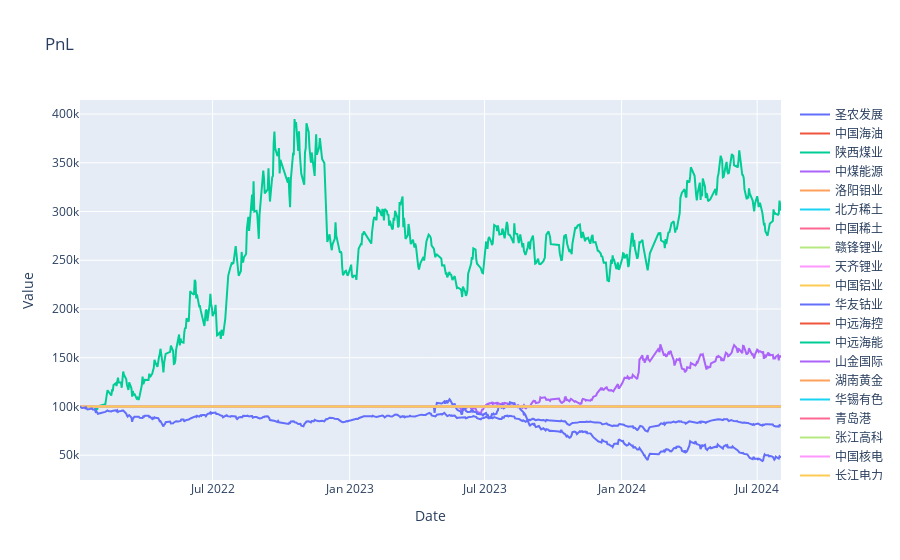

Write notebook code for a chart like this one.
### Code cell
import pandas as pd
import yfinance as yf
import numpy as np
import pandas_ta as ta
import matplotlib.pyplot as plt
from matplotlib import rcParams
import plotly.graph_objects as go
from plotly.subplots import make_subplots
# import ace_tools as tools; 

# 配置中文字体
plt.rcParams['font.family'] = 'Heiti TC'

# plt.rcParams['font.family'] = 'Times New Roman'
plt.rcParams['figure.dpi'] = 150
plt.rcParams.update({'font.size': 12})

def read_excel(file_path):
    return pd.read_excel(file_path, sheet_name='Test')

def get_stock_data(stock_symbols, start_date, end_date):
    stock_data = {}
    for symbol in stock_symbols:
        stock_data[symbol] = yf.download(symbol, start=start_date, end=end_date)
    return stock_data

def get_stock_price(stock_symbols, start_date, end_date):
    stock_data = {}
    for symbol in stock_symbols:
        stock_data[symbol] = yf.download(symbol, start=start_date, end=end_date)['Adj Close']
    return pd.DataFrame(stock_data)

# 计算移动平均和标准差
def calculate_moving_average_and_std(stock_data, window):
    stock_data['Moving_Avg'] = stock_data['Adj Close'].rolling(window=window).mean()
    stock_data['Moving_Std'] = stock_data['Adj Close'].rolling(window=window).std()
    return stock_data

# Calculate technical indicators
def calculate_technical_indicators(stock_data):
    # 计算MACD
    macd = ta.macd(stock_data['Adj Close'])
    stock_data['MACD'] = macd['MACD_12_26_9']
    stock_data['MACD_signal'] = macd['MACDs_12_26_9']
    
    # 计算布林带
    bbands = ta.bbands(stock_data['Adj Close'])
    stock_data['BB_upper'] = bbands['BBU_5_2.0']
    stock_data['BB_middle'] = bbands['BBM_5_2.0']
    stock_data['BB_lower'] = bbands['BBL_5_2.0']
    
    return stock_data


# 生成交易信号
def generate_trading_signals(stock_data, window, threshold):
    stock_data = calculate_moving_average_and_std(stock_data, window)
    stock_data['Z_Score'] = (stock_data['Adj Close'] - stock_data['Moving_Avg']) / stock_data['Moving_Std']
    stock_data['Buy_Signal'] = np.where(stock_data['Z_Score'] < -threshold, 1, 0)
    stock_data['Sell_Signal'] = np.where(stock_data['Z_Score'] > threshold, 1, 0)
    return stock_data

from sklearn.ensemble import RandomForestClassifier

def generate_ml_trading_signals(stock_data, window, threshold):
    stock_data = calculate_moving_average_and_std(stock_data, window)
    stock_data['Z_Score'] = (stock_data['Adj Close'] - stock_data['Moving_Avg']) / stock_data['Moving_Std']
    
    # 计算其他技术指标
    stock_data = calculate_technical_indicators(stock_data)
    
    # 准备训练数据
    features = ['Z_Score', 'MACD', 'MACD_signal', 'BB_upper', 'BB_middle', 'BB_lower']
    stock_data.dropna(inplace=True)  # 移除缺失值
    X = stock_data[features]
    y = np.where(stock_data['Z_Score'] > threshold, 1, np.where(stock_data['Z_Score'] < -threshold, -1, 0))
    
    # 训练模型
    model = RandomForestClassifier()
    model.fit(X, y)
    
    # 生成交易信号
    stock_data['Predicted_Signal'] = model.predict(X)
    stock_data['Buy_Signal'] = np.where(stock_data['Predicted_Signal'] == -1, 1, 0)
    stock_data['Sell_Signal'] = np.where(stock_data['Predicted_Signal'] == 1, 1, 0)
    
    return stock_data


# Summarize results
def summarize_results(stock_symbols, stock_names, final_capitals, portfolio_values):
    results = []
    for symbol, name in zip(stock_symbols, stock_names):
        final_value = final_capitals[symbol]
        returns = np.diff(portfolio_values[symbol]) / portfolio_values[symbol][:-1]
        sharpe = np.mean(returns) / np.std(returns) * np.sqrt(252)  # Assuming daily returns, annualize Sharpe ratio
        drawdown = np.min(portfolio_values[symbol] / np.maximum.accumulate(portfolio_values[symbol])) - 1
        results.append([symbol, name, final_value, sharpe, returns.sum(), drawdown])
    
    summary_df = pd.DataFrame(results, columns=['Stock Symbol', 'Stock Name', 'Final Value', 'Sharpe Ratio', 'Total Return', 'Drawdown'])
    summary_df = summary_df.sort_values(by='Sharpe Ratio', ascending=False)
    return summary_df

# Visualize individual PnL and buy/sell points
def plot_individual_pnl_and_signals(stock_data, stock_symbols, stock_names, portfolio_values):
    for symbol, name in zip(stock_symbols, stock_names):
        fig = make_subplots(rows=2, cols=1, shared_xaxes=True, vertical_spacing=0.1)

        # Plot portfolio value
        fig.add_trace(go.Scatter(x=stock_data[symbol].index, y=portfolio_values[symbol], mode='lines', name='Portfolio Value'), row=1, col=1)
        
        # Plot stock price with buy/sell signals
        fig.add_trace(go.Scatter(x=stock_data[symbol].index, y=stock_data[symbol]['Adj Close'], mode='lines', name='Stock Price'), row=2, col=1)
        fig.add_trace(go.Scatter(x=stock_data[symbol][stock_data[symbol]['Buy_Signal'] == 1].index, 
                                 y=stock_data[symbol]['Adj Close'][stock_data[symbol]['Buy_Signal'] == 1], 
                                 mode='markers', marker=dict(symbol='triangle-up', color='green', size=10), name='Buy Signal'), row=2, col=1)
        fig.add_trace(go.Scatter(x=stock_data[symbol][stock_data[symbol]['Sell_Signal'] == 1].index, 
                                 y=stock_data[symbol]['Adj Close'][stock_data[symbol]['Sell_Signal'] == 1], 
                                 mode='markers', marker=dict(symbol='triangle-down', color='red', size=10), name='Sell Signal'), row=2, col=1)
        
        fig.update_layout(title=f'{name} ({symbol})', xaxis_title='Date', yaxis_title='Value')
        fig.show()

def backtest_strategy(stock_data, initial_capital, transaction_cost, rebalance_period):
    capital = initial_capital
    position = 0
    cash = capital
    portfolio_value = []
    buy_price = 0
    days = 0

    for index, row in stock_data.iterrows():
        if days % rebalance_period == 0:
            # If there is a buy signal and no current position
            if row['Buy_Signal'] == 1 and position == 0:
                position = cash / (row['Adj Close'] * (1 + transaction_cost))
                buy_price = row['Adj Close']
                cash = 0
            # If there is a sell signal and we have a position
            elif row['Sell_Signal'] == 1 and position > 0:
                cash = position * (row['Adj Close'] * (1 - transaction_cost))
                position = 0
        # Calculate daily portfolio value
        daily_portfolio_value = cash + position * row['Adj Close']
        portfolio_value.append(daily_portfolio_value)
        days += 1

    # Final portfolio value
    final_value = portfolio_value[-1]
    return final_value, portfolio_value

# 网格搜索参数空间
param_grid = {
    'window': [10, 20, 30, 40],
    'threshold': [1.0, 1.5, 2.0, 2.5],
    'rebalance_period': [1, 3, 5, 7, 10],
}

# 定义评分函数
def score_function(params):
    window = params['window']
    threshold = params['threshold']
    rebalance_period = params['rebalance_period']
    
    total_final_capital = 0
    for symbol in stock_symbols:
        # stock_data[symbol] = generate_trading_signals(stock_data[symbol], window, threshold)
        stock_data[symbol] = generate_ml_trading_signals(stock_data[symbol], window, threshold)
        final_capital, _ = backtest_strategy(stock_data[symbol], initial_capital, transaction_cost, rebalance_period)
        total_final_capital += final_capital
    
    return total_final_capital

def plot_portfolio_values(portfolio_values, stock_symbols, stock_names):
    plt.figure(figsize=(14, 7))
    for symbol, name in zip(stock_symbols, stock_names):
        plt.plot(portfolio_values[symbol], label=name)
    plt.title('Portfolio Value Over Time')
    plt.xlabel('Days')
    plt.ylabel('Portfolio Value')
    plt.legend(loc='upper left', bbox_to_anchor=(1, 1), ncol=1)
    plt.grid(True)
    plt.show()


# 读取Excel文件
df = pd.read_excel('Stocks.xlsx', sheet_name='Watchlist')

# 获取股票代码列表
stock_symbols = df['Stock Symbol'].tolist()
stock_names = df['Stock Name'].tolist()

# 定义时间范围
start_date = '2022-01-01'
end_date = '2024-08-05'

# 获取历史价格数据
stock_data = get_stock_data(stock_symbols, start_date, end_date)

# 设置参数
initial_capital = 100000
window = 10
threshold = 2.5
transaction_cost = 0.005  # 假设交易成本为0.5%
rebalance_period = 7  # 调仓周期为3天

# 获取上证指数数据
SSINDX = yf.download('000001.SS', start=start_date, end=end_date)
# 计算上证指数的PnL
SSINDX['Index_PnL'] = (SSINDX['Adj Close'] / SSINDX['Adj Close'].iloc[0]) * initial_capital

# 回测策略
final_capitals = {}
portfolio_values = {}

for symbol in stock_symbols:
    # 网格搜索
    # best_score = -np.inf
    # best_params = None

    # for window in param_grid['window']:
    #     for threshold in param_grid['threshold']:
    #         for rebalance_period in param_grid['rebalance_period']:
    #             params = {
    #                 'window': window,
    #                 'threshold': threshold,
    #                 'rebalance_period': rebalance_period,
    #             }
    #             score = score_function(params)
    #             if score > best_score:
    #                 best_score = score
    #                 best_params = params
    # print(f"{symbol} Best Parameters:", best_params)
    # window = best_params['window']
    # threshold = best_params['threshold']
    # rebalance_period = best_params['rebalance_period']
    
    stock_data[symbol] = generate_trading_signals(stock_data[symbol], window, threshold)
    # stock_data[symbol] = generate_ml_trading_signals(stock_data[symbol], window, threshold)
    final_capital, portfolio_value = backtest_strategy(stock_data[symbol], initial_capital, transaction_cost, rebalance_period)
    final_capitals[symbol] = final_capital
    portfolio_values[symbol] = portfolio_value

# 可视化回测结果
def plot_portfolio_values(portfolio_values, stock_symbols, stock_names, SSINDX):
    fig = make_subplots(rows=1, cols=1)
    
    
    for symbol, name in zip(stock_symbols, stock_names):
        fig.add_trace(go.Scatter(x=SSINDX.index, y=portfolio_values[symbol], mode='lines', name=name))
    
    # 添加上证指数作为参考值
    fig.add_trace(go.Scatter(x=SSINDX.index, y=SSINDX['Index_PnL'], mode='lines', name='上证指数'))

    fig.update_layout(title='PnL', xaxis_title='Date', yaxis_title='Value')
    fig.show()

plot_portfolio_values(portfolio_values, stock_symbols, stock_names, SSINDX)

# Summarize results
summary_df = summarize_results(stock_symbols, stock_names, final_capitals, portfolio_values)

# Visualize individual PnL and buy/sell points
# plot_individual_pnl_and_signals(stock_data, stock_symbols, stock_names, portfolio_values)

### Figure 1 — Plotly figure (JSON) as saved in the notebook; plotly's stock layout.template omitted (floating-point values rounded to 4 significant figures; data arrays with more than 128 entries replaced by an {"elided": "..."} marker saying what was removed)
{"data": [{"mode": "lines", "name": "圣农发展", "type": "scatter", "x": {"elided": "626 str values"}, "y": {"elided": "626 int values"}}, {"mode": "lines", "name": "中国海油", "type": "scatter", "x": {"elided": "626 str values"}, "y": {"elided": "556 int values"}}, {"mode": "lines", "name": "陕西煤业", "type": "scatter", "x": {"elided": "626 str values"}, "y": {"elided": "626 int values"}}, {"mode": "lines", "name": "中煤能源", "type": "scatter", "x": {"elided": "626 str values"}, "y": {"elided": "626 float values"}}, {"mode": "lines", "name": "洛阳钼业", "type": "scatter", "x": {"elided": "626 str values"}, "y": {"elided": "626 int values"}}, {"mode": "lines", "name": "北方稀土", "type": "scatter", "x": {"elided": "626 str values"}, "y": {"elided": "626 int values"}}, {"mode": "lines", "name": "中国稀土", "type": "scatter", "x": {"elided": "626 str values"}, "y": {"elided": "626 int values"}}, {"mode": "lines", "name": "赣锋锂业", "type": "scatter", "x": {"elided": "626 str values"}, "y": {"elided": "626 int values"}}, {"mode": "lines", "name": "天齐锂业", "type": "scatter", "x": {"elided": "626 str values"}, "y": {"elided": "626 int values"}}, {"mode": "lines", "name": "中国铝业", "type": "scatter", "x": {"elided": "626 str values"}, "y": {"elided": "626 int values"}}, {"mode": "lines", "name": "华友钴业", "type": "scatter", "x": {"elided": "626 str values"}, "y": {"elided": "626 float values"}}, {"mode": "lines", "name": "中远海控", "type": "scatter", "x": {"elided": "626 str values"}, "y": {"elided": "626 int values"}}, {"mode": "lines", "name": "中远海能", "type": "scatter", "x": {"elided": "626 str values"}, "y": {"elided": "626 float values"}}, {"mode": "lines", "name": "山金国际", "type": "scatter", "x": {"elided": "626 str values"}, "y": {"elided": "626 int values"}}, {"mode": "lines", "name": "湖南黄金", "type": "scatter", "x": {"elided": "626 str values"}, "y": {"elided": "626 int values"}}, {"mode": "lines", "name": "华锡有色", "type": "scatter", "x": {"elided": "626 str values"}, "y": {"elided": "626 int values"}}, {"mode": "lines", "name": "青岛港", "type": "scatter", "x": {"elided": "626 str values"}, "y": {"elided": "626 int values"}}, {"mode": "lines", "name": "张江高科", "type": "scatter", "x": {"elided": "626 str values"}, "y": {"elided": "626 int values"}}, {"mode": "lines", "name": "中国核电", "type": "scatter", "x": {"elided": "626 str values"}, "y": {"elided": "626 int values"}}, {"mode": "lines", "name": "长江电力", "type": "scatter", "x": {"elided": "626 str values"}, "y": {"elided": "626 int values"}}, {"mode": "lines", "name": "上证指数", "type": "scatter", "x": {"elided": "626 str values"}, "y": {"elided": "626 float values"}}], "layout": {"title": {"text": "PnL"}, "xaxis": {"anchor": "y", "domain": [0, 1], "title": {"text": "Date"}}, "yaxis": {"anchor": "x", "domain": [0, 1], "title": {"text": "Value"}}}}
